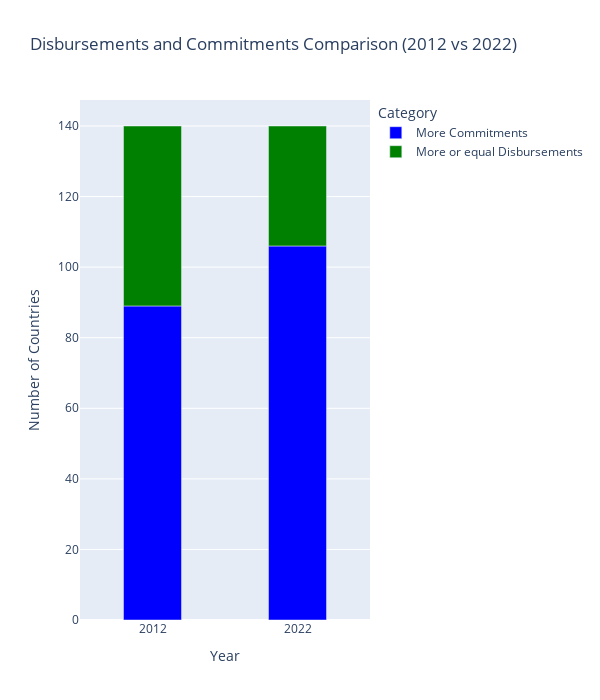

Notebook code cell kept with this figure:
### Code cell
fig = px.bar(
    stacked_data,
    x="Year",
    y="Number of Countries",
    color="Category",
    title="Disbursements and Commitments Comparison (2012 vs 2022)",
    labels={"Number of Countries": "Number of Countries", "Year": "Year"},
    color_discrete_map={"More Commitments": "blue", "More or equal Disbursements": "green"}  
)

fig.update_layout(
    bargap=0.6,  
    width=600,   
    height=700 
)
fig.show()

### Figure 1 — Plotly figure (JSON) as saved in the notebook; plotly's stock layout.template omitted (floating-point values rounded to 4 significant figures)
{"data": [{"alignmentgroup": "True", "hovertemplate": "Category=More Commitments<br>Year=%{x}<br>Number of Countries=%{y}<extra></extra>", "legendgroup": "More Commitments", "marker": {"color": "blue", "pattern": {"shape": ""}}, "name": "More Commitments", "offsetgroup": "More Commitments", "orientation": "v", "showlegend": true, "textposition": "auto", "type": "bar", "x": ["2012", "2022"], "xaxis": "x", "y": [89, 106], "yaxis": "y"}, {"alignmentgroup": "True", "hovertemplate": "Category=More or equal Disbursements<br>Year=%{x}<br>Number of Countries=%{y}<extra></extra>", "legendgroup": "More or equal Disbursements", "marker": {"color": "green", "pattern": {"shape": ""}}, "name": "More or equal Disbursements", "offsetgroup": "More or equal Disbursements", "orientation": "v", "showlegend": true, "textposition": "auto", "type": "bar", "x": ["2012", "2022"], "xaxis": "x", "y": [51, 34], "yaxis": "y"}], "layout": {"bargap": 0.6, "barmode": "relative", "height": 700, "legend": {"title": {"text": "Category"}, "tracegroupgap": 0}, "title": {"text": "Disbursements and Commitments Comparison (2012 vs 2022)"}, "width": 600, "xaxis": {"anchor": "y", "domain": [0, 1], "title": {"text": "Year"}}, "yaxis": {"anchor": "x", "domain": [0, 1], "title": {"text": "Number of Countries"}}}}
